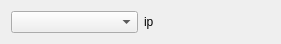
<?xml version="1.0" encoding="UTF-8"?>
<ui version="4.0">
 <class>ComboLabel</class>
 <widget class="QWidget" name="ComboLabel">
  <property name="geometry">
   <rect>
    <x>0</x>
    <y>0</y>
    <width>281</width>
    <height>40</height>
   </rect>
  </property>
  <property name="windowTitle">
   <string>Form</string>
  </property>
  <layout class="QHBoxLayout" name="horizontalLayout">
   <item>
    <widget class="QComboBox" name="comboBox"/>
   </item>
   <item>
    <widget class="QLabel" name="label">
     <property name="text">
      <string>ip</string>
     </property>
    </widget>
   </item>
  </layout>
 </widget>
 <resources/>
 <connections/>
</ui>
